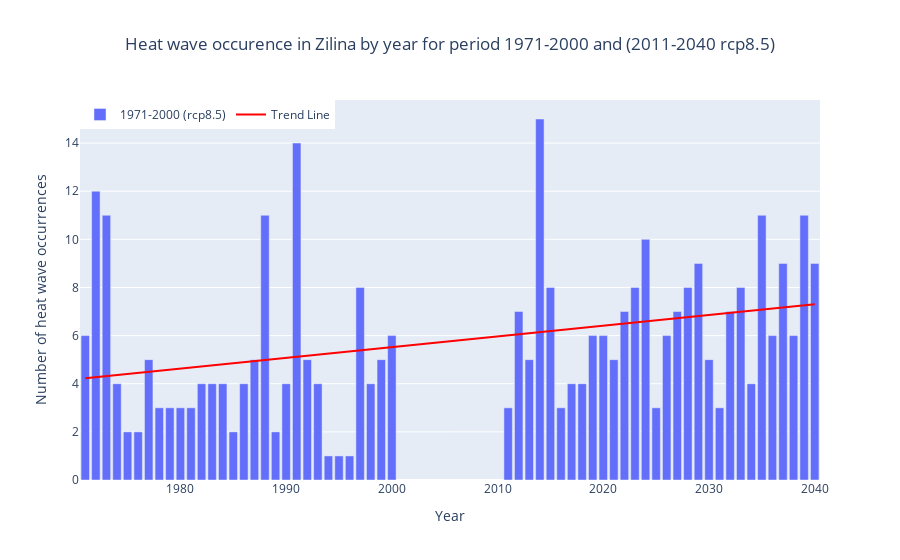

Notebook code cell kept with this figure:
### Markdown cell above
### Comparison by years

### Code cell
# merge past and future
b=pd.concat([HWyhser,HWyp1ser], axis=0)
# This is x and y of the regression line
bar = b
yearh=list(range(1971, 2001))
yearp1=list(range(2011, 2041))
g=yearh+yearp1
year = g
#Creating a data frame out of series
df = pd.DataFrame({'year': year,'bar': bar})
x = df['year'].astype(int).values.reshape(-1, 1)
y = df['bar'].values
# Calling a function for linear regression
model = LinearRegression()
model.fit(x, y)
y_pred = model.predict(x)
fig = go.Figure()
#Adding a shape of graph
fig.add_trace(go.Bar(x=df['year'], y=df['bar'], name='1971-2000 (rcp8.5)'))
fig.add_trace(go.Scatter(x=df['year'], y=y_pred, mode='lines', name='Trend Line', line=dict(color='red')))
# Adding a description of graph
fig.update_layout(title='Heat wave occurence in Zilina by year for period 1971-2000 and (2011-2040 rcp8.5)', title_x = 0.5,
                  xaxis_title='Year',
                  yaxis_title='Number of heat wave occurrences',
                  showlegend=True,
                  legend=dict(x=0, y=1, traceorder='normal', orientation='h'),
                  barmode='stack')
fig.show()

### Figure 1 — Plotly figure (JSON) as saved in the notebook; plotly's stock layout.template omitted (floating-point values rounded to 4 significant figures)
{"data": [{"name": "1971-2000 (rcp8.5)", "type": "bar", "x": [1971, 1972, 1973, 1974, 1975, 1976, 1977, 1978, 1979, 1980, 1981, 1982, 1983, 1984, 1985, 1986, 1987, 1988, 1989, 1990, 1991, 1992, 1993, 1994, 1995, 1996, 1997, 1998, 1999, 2000, 2011, 2012, 2013, 2014, 2015, 2016, 2017, 2018, 2019, 2020, 2021, 2022, 2023, 2024, 2025, 2026, 2027, 2028, 2029, 2030, 2031, 2032, 2033, 2034, 2035, 2036, 2037, 2038, 2039, 2040], "y": [6, 12, 11, 4, 2, 2, 5, 3, 3, 3, 3, 4, 4, 4, 2, 4, 5, 11, 2, 4, 14, 5, 4, 1, 1, 1, 8, 4, 5, 6, 3, 7, 5, 15, 8, 3, 4, 4, 6, 6, 5, 7, 8, 10, 3, 6, 7, 8, 9, 5, 3, 7, 8, 4, 11, 6, 9, 6, 11, 9]}, {"line": {"color": "red"}, "mode": "lines", "name": "Trend Line", "type": "scatter", "x": [1971, 1972, 1973, 1974, 1975, 1976, 1977, 1978, 1979, 1980, 1981, 1982, 1983, 1984, 1985, 1986, 1987, 1988, 1989, 1990, 1991, 1992, 1993, 1994, 1995, 1996, 1997, 1998, 1999, 2000, 2011, 2012, 2013, 2014, 2015, 2016, 2017, 2018, 2019, 2020, 2021, 2022, 2023, 2024, 2025, 2026, 2027, 2028, 2029, 2030, 2031, 2032, 2033, 2034, 2035, 2036, 2037, 2038, 2039, 2040], "y": [4.227, 4.271, 4.316, 4.361, 4.405, 4.45, 4.494, 4.539, 4.584, 4.628, 4.673, 4.718, 4.762, 4.807, 4.852, 4.896, 4.941, 4.985, 5.03, 5.075, 5.119, 5.164, 5.209, 5.253, 5.298, 5.343, 5.387, 5.432, 5.477, 5.521, 6.012, 6.057, 6.101, 6.146, 6.191, 6.235, 6.28, 6.325, 6.369, 6.414, 6.459, 6.503, 6.548, 6.592, 6.637, 6.682, 6.726, 6.771, 6.816, 6.86, 6.905, 6.95, 6.994, 7.039, 7.084, 7.128, 7.173, 7.217, 7.262, 7.307]}], "layout": {"autosize": true, "barmode": "stack", "legend": {"orientation": "h", "traceorder": "normal", "x": 0, "y": 1}, "showlegend": true, "title": {"text": "Heat wave occurence in Zilina by year for period 1971-2000 and (2011-2040 rcp8.5)", "x": 0.5}, "xaxis": {"autorange": true, "range": [1970.0, 2040.0], "title": {"text": "Year"}, "type": "linear"}, "yaxis": {"autorange": true, "range": [0, 15.79], "title": {"text": "Number of heat wave occurrences"}, "type": "linear"}}}
